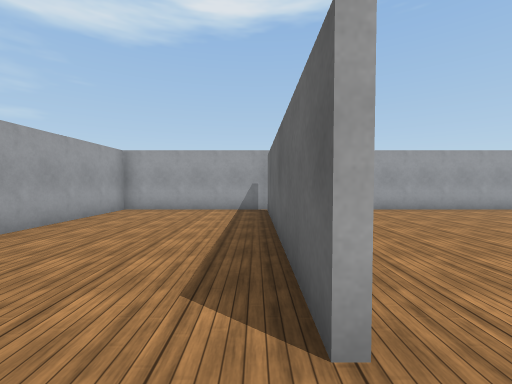
View 1 (above)

12 first-person views from a walk through a Webots world. The camera is 0.45 m above the floor, tilts 2° down and sees 90° across. The floor is counted in squares, 0.5 m on a side. Each view is taken from the middle of a square. On the plan, view 1 faces up. The plan holds only what a view shows up to about 10 squares ahead; the rest is blank. The robots in the file are not drawn. Simple shapes and patterns stand in for the simulator's stock objects.

View 2
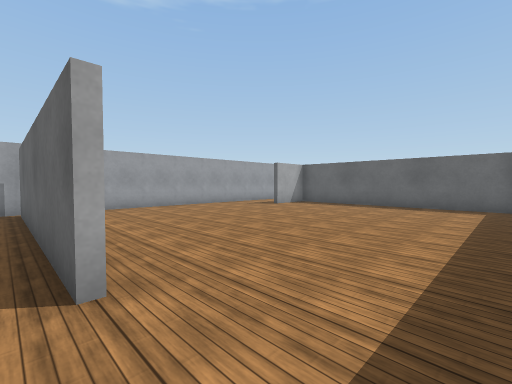

View 3
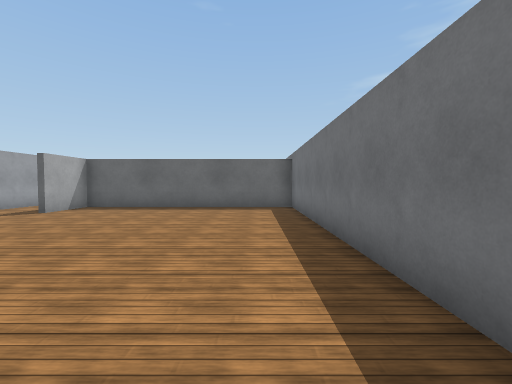

View 4
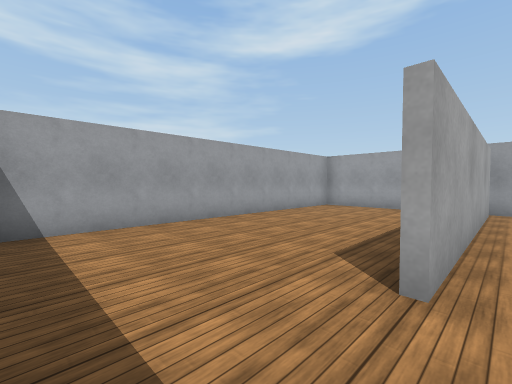

View 5
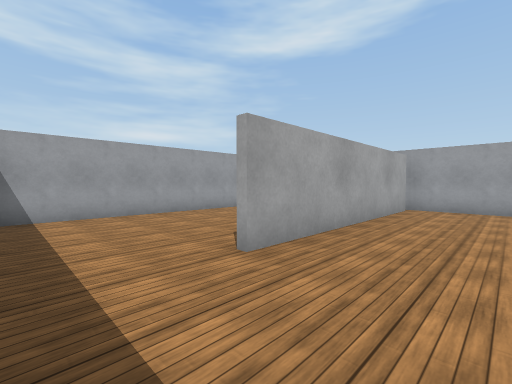

View 6
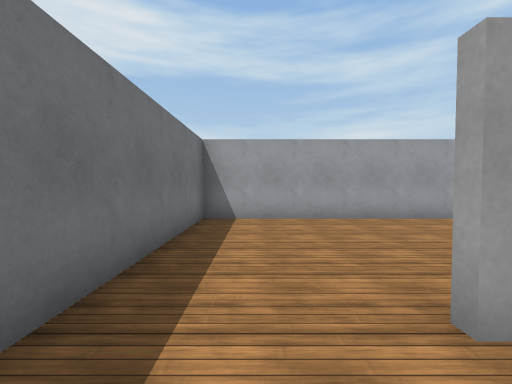

View 7
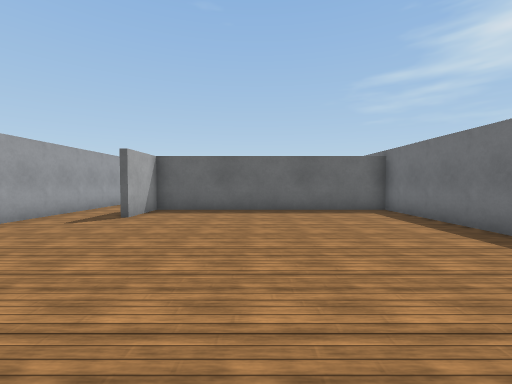

View 8
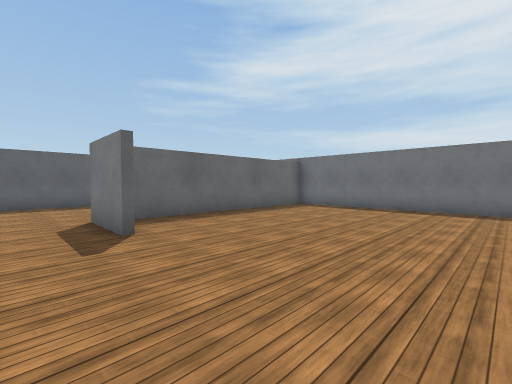

View 9
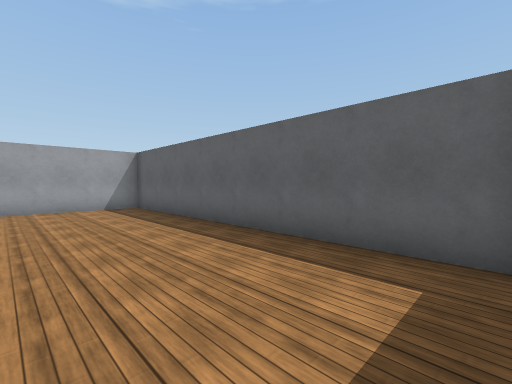

View 10
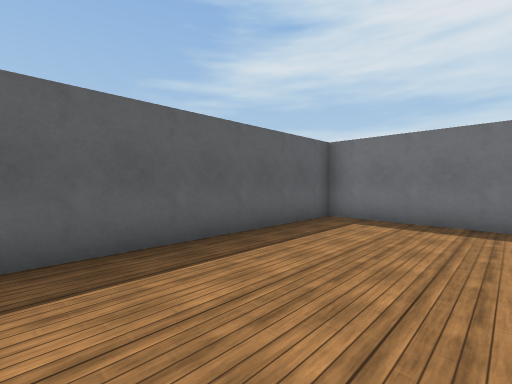

View 11
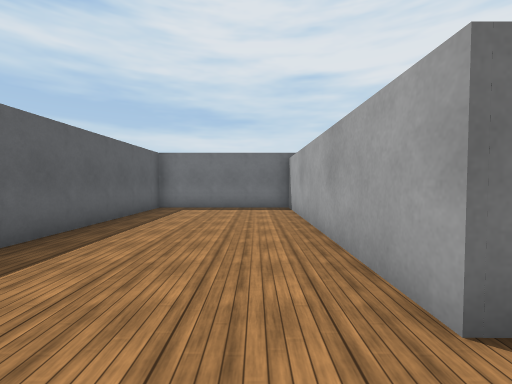

View 12
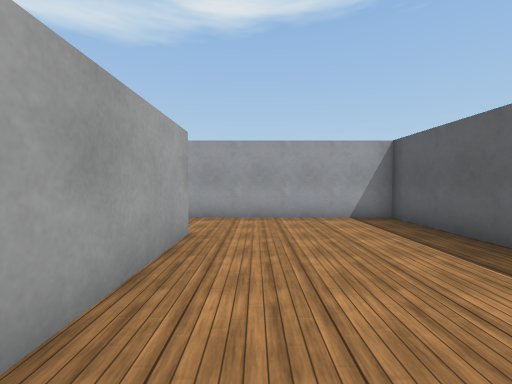

### Floor plan
Points are (right, up) in squares from view 1. A wall is a line through its corners. A room is listed if a view was taken in it or the views show most of it. See-through windows are left out.
Room 1 (views 1, 2, 3, 4, 5, 6, 7, 8)
walls: (0.4, 1.2) (0.4, 8.2); (2.2, -1.4) (10.6, -1.4) (10.6, 6.3) (8.6, 6.3); (0.6, 8.4) (0.6, 1.2); (8.6, 6.5) (10.8, 6.5); (11.5, 8.6) (-4.5, 8.6) (-4.5, -1.4) (0.8, -1.4)
ways out: opening at (12, 8) to room 2
Room 2 (views 9, 10, 11, 12)
walls: (10.8, 6.5) (10.8, -1.4) (15.5, -1.4) (15.5, 8.6) (11.5, 8.6)
ways out: opening at (12, 8) to room 1

Positions as (right, up) in squares from view 1, and headings:
1: (0, 0), facing up
2: (0, -1), facing up-right
3: (1, 0), facing right
4: (1, -1), facing up-left
5: (3, -1), facing up-left
6: (2, 0), facing left
7: (2, 3), facing right
8: (4, 8), facing down-right
9: (12, -1), facing up-right
10: (12, 5), facing down-right
11: (12, 8), facing down
12: (12, 2), facing up
